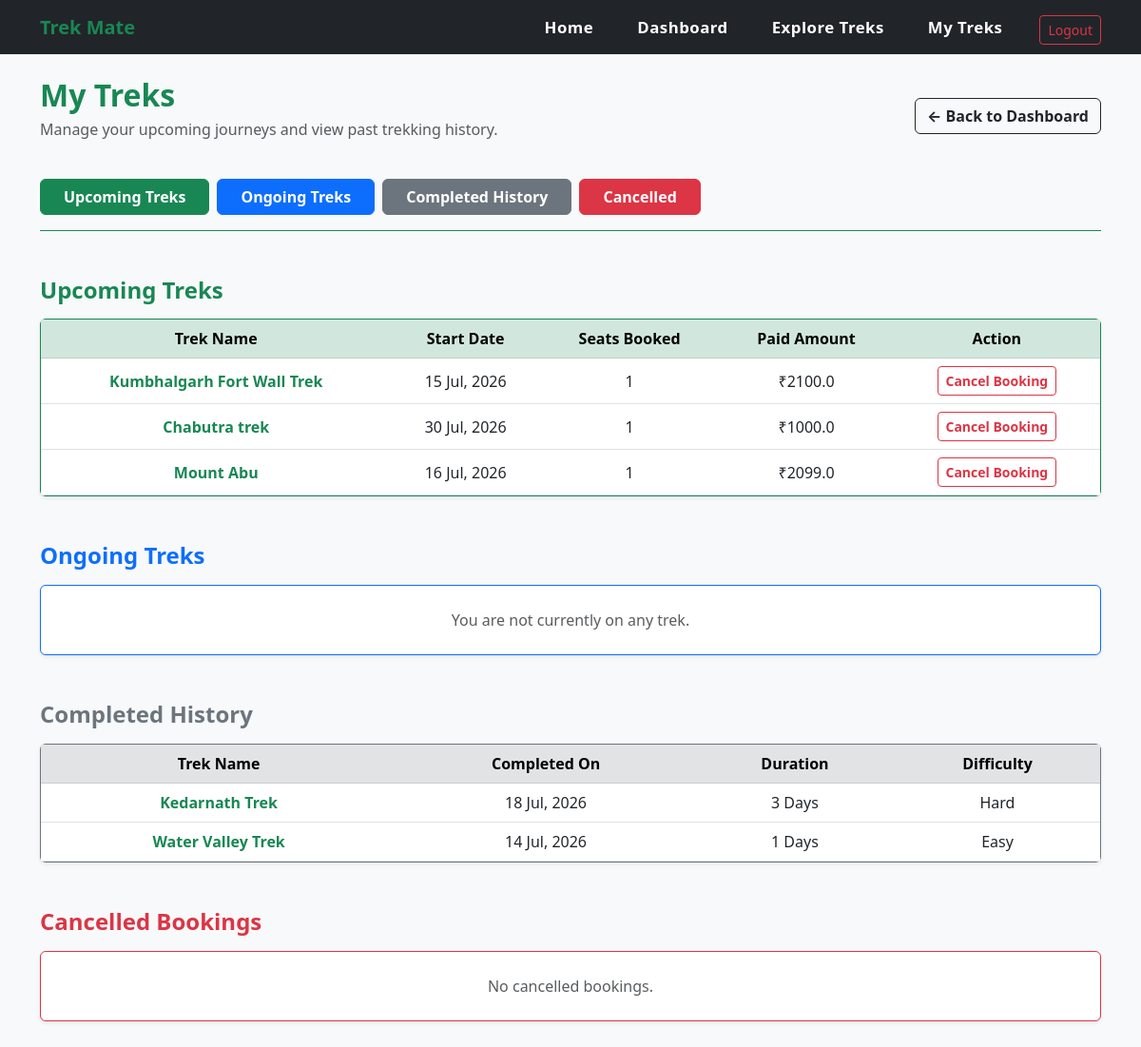
/my_treks (signed in), run on the app's committed database.
### app.py (models this page shows)
class Booking(db.Model):
    __tablename__ = 'trekmate_booking'
    id = db.Column(db.Integer, primary_key=True)
    trek_id = db.Column(db.Integer, db.ForeignKey('trekmate_treks.id'), nullable=False)
    user_id = db.Column(db.Integer, db.ForeignKey('trekmate_user.id'), nullable=False)
    seats_booked = db.Column(db.Integer, nullable=False)
    total_price = db.Column(db.Float, nullable=False)
    booking_date = db.Column(db.DateTime, default=datetime.utcnow)
    booking_status = db.Column(db.String(15), default='Confirmed')

class Trek(db.Model):
    __tablename__ = 'trekmate_treks'
    id = db.Column(db.Integer, primary_key=True)
    name = db.Column(db.String(100), nullable=False)
    location = db.Column(db.String(100), nullable=False)
    state = db.Column(db.String(50), nullable=False)
    country = db.Column(db.String(50), nullable=False, default='India')
    description = db.Column(db.Text, nullable=True)
    duration = db.Column(db.Integer, nullable=False)
    difficulty = db.Column(db.String(20), nullable=False)
    available_slots = db.Column(db.Integer, nullable=False)
    requested_slots = db.Column(db.Integer, nullable=True)
    price = db.Column(db.Float, nullable=False, default=0.0)
    status = db.Column(db.String(15), nullable=False, default='Upcoming')
    start_date = db.Column(db.Date, nullable=False)
    end_date = db.Column(db.Date, nullable=False)
    staff_id = db.Column(db.Integer, db.ForeignKey('trekmate_staff.id'))
    bookings = db.relationship('Booking', backref='trek', lazy=True)

### app.py (the view)
@app.route("/my_treks")
def my_treks():
    if session.get('user_id') == None or session.get('role') != 'trekker':
        flash("Please log in first.", "danger")
        return redirect(url_for('login'))
    user = User.query.get(session['user_id'])
    today = date.today()
    upcoming_bookings = []
    current_bookings = []
    completed_bookings = []
    cancelled_bookings = []
    for booking in user.bookings:
        if booking.booking_status == 'Cancelled' or booking.trek.status == 'Deleted':
            cancelled_bookings.append(booking)
        elif booking.trek.status == 'Completed':
            completed_bookings.append(booking)
        elif booking.trek.status == 'Ongoing':
            current_bookings.append(booking)
        else:
            upcoming_bookings.append(booking)
    return render_template("my_treks.html",
                           upcoming=upcoming_bookings,
                           current=current_bookings,
                           completed=completed_bookings,
                           cancelled=cancelled_bookings)

### templates/my_treks.html (shortened to what this page needs)
{% extends 'base.html' %}
{% block content %}
<div class="container mt-4 mb-5">
    <div class="row mb-4 align-items-center">
        <div class="col-md-8">
            <h2 class="fw-bold text-success mb-1">My Treks</h2>
            <p class="text-muted">Manage your upcoming journeys and view past trekking history.</p>
        </div>
        <div class="col-md-4 text-md-end">
            <a href="{{ url_for('trekker_dashboard') }}" class="btn btn-outline-dark fw-bold">← Back to Dashboard</a>
        </div>
    </div>
    <div class="d-flex flex-wrap gap-2 mb-5 pb-3 border-bottom border-success">
        <a href="#upcoming" class="btn btn-success fw-bold px-4">Upcoming Treks</a>
        <a href="#ongoing" class="btn btn-primary fw-bold px-4">Ongoing Treks</a>
        <a href="#completed" class="btn btn-secondary fw-bold px-4">Completed History</a>
        <a href="#cancelled" class="btn btn-danger fw-bold px-4">Cancelled</a>
    </div>
    <h4 id="upcoming" class="text-success fw-bold mb-3"> Upcoming Treks</h4>
    <div class="card shadow-sm border-success mb-5">
        <div class="card-body p-0 table-responsive custom-table-scroll">
            {% if upcoming %}
                <table class="table table-hover mb-0 text-center align-middle">
                    <thead class="table-success">
                        <tr>
                            <th>Trek Name</th>
                            <th>Start Date</th>
                            <th>Seats Booked</th>
                            <th>Paid Amount</th>
                            <th>Action</th>
                        </tr>
                    </thead>
                    <tbody>
                        {% for booking in upcoming %}
                        <tr>
                            <td class="fw-bold">
                                <a href="{{ url_for('booking_details', booking_id=booking.id) }}" class="text-success text-decoration-none">
                                    {{ booking.trek.name }}
                                </a>
                            </td>
                            <td>{{ booking.trek.start_date.strftime('%d %b, %Y') }}</td>
                            <td>{{ booking.seats_booked }}</td>
                            <td>₹{{ booking.total_price }}</td>
                            <td>
                                <a href="{{ url_for('cancel_booking', booking_id=booking.id) }}"
                                   class="btn btn-outline-danger btn-sm fw-bold"
                                   onclick="return confirm('Cancel this booking? This action cannot be undone.');">
                                   Cancel Booking
                                </a>
                            </td>
                        </tr>
                        {% endfor %}
                    </tbody>
                </table>
            {% else %}
                <div class="p-4 text-center text-muted">No upcoming treks found. Time to plan an adventure!</div>
            {% endif %}
        </div>
    </div>
    <h4 id="ongoing" class="text-primary fw-bold mb-3"> Ongoing Treks</h4>
    <div class="card shadow-sm border-primary mb-5">
        <div class="card-body p-0 table-responsive">
            {% if current %}
                <table class="table table-hover mb-0 text-center align-middle">
                    <thead class="table-primary">
                        <tr>
                            <th>Trek Name</th>
                            <th>Location</th>
                            <th>End Date</th>
                            <th>Status</th>
                        </tr>
                    </thead>
                    <tbody>
                        {% for booking in current %}
                        <tr>
                            <td class="fw-bold">
                                <a href="{{ url_for('booking_details', booking_id=booking.id) }}" class="text-success text-decoration-none">
                                    {{ booking.trek.name }} <i class="bi bi-box-arrow-up-right small"></i>
                                </a>
                            </td>
                            <td>{{ booking.trek.location }}</td>
                            <td>{{ booking.trek.end_date.strftime('%d %b, %Y') }}</td>
                            <td><span class="badge bg-primary">Currently Trekking</span></td>
                        </tr>
                        {% endfor %}
                    </tbody>
                </table>
            {% else %}
                <div class="p-4 text-center text-muted">You are not currently on any trek.</div>
            {% endif %}
        </div>
    </div>
    <h4 id="completed" class="text-secondary fw-bold mb-3"> Completed History</h4>
    <div class="card shadow-sm border-secondary mb-5">
        <div class="card-body p-0 table-responsive">
            {% if completed %}
                <table class="table table-hover mb-0 text-center align-middle">
                    <thead class="table-secondary">
                        <tr>
                            <th>Trek Name</th>
                            <th>Completed On</th>
                            <th>Duration</th>
                            <th>Difficulty</th>
                        </tr>
                    </thead>
                    <tbody>
                        {% for booking in completed %}
                        <tr>
                            <td class="fw-bold">
                                <a href="{{ url_for('booking_details', booking_id=booking.id) }}" class="text-success text-decoration-none">
                                    {{ booking.trek.name }}
                                </a>
                            </td>
                            <td>{{ booking.trek.end_date.strftime('%d %b, %Y') }}</td>
                            <td>{{ booking.trek.duration }} Days</td>
                            <td>{{ booking.trek.difficulty }}</td>
                        </tr>
                        {% endfor %}
                    </tbody>
                </table>
            {% else %}
                <div class="p-4 text-center text-muted">You haven't completed any treks yet.</div>
            {% endif %}
        </div>
    </div>
    <h4 id="cancelled" class="text-danger fw-bold mb-3"> Cancelled Bookings</h4>
    <div class="card shadow-sm border-danger mb-5">
        <div class="card-body p-0 table-responsive">
            {% if cancelled %}
                <table class="table table-hover mb-0 text-center align-middle">
                    <thead class="table-danger">
                        <tr>
                            <th>Booking ID</th>
                            <th>Trek Name</th>
                            <th>Refunded Amount</th>
                            <th>Status</th>
                        </tr>
                    </thead>
                    <tbody>
                        {% for booking in cancelled %}
                        <tr class="opacity-75">
                            <td>#BKG-{{ booking.id }}</td>
                            <td class="fw-bold">
                                <a href="{{ url_for('booking_details', booking_id=booking.id) }}" class="text-success text-decoration-none">
                                    {{ booking.trek.name }} <i class="bi bi-box-arrow-up-right small"></i>
                                </a>
                            </td>
                            <td>₹{{ booking.total_price }}</td>
                            <td><span class="badge bg-danger">Cancelled</span></td>
                        </tr>
                        {% endfor %}
                    </tbody>
                </table>
            {% else %}
                <div class="p-4 text-center text-muted">No cancelled bookings.</div>
            {% endif %}
        </div>
    </div>
</div>
{% endblock %}

### data on the page
Booking: trek.name "Kumbhalgarh Fort Wall Trek", trek.start_date "15 Jul, 2026", seats_booked "1", total_price "2100.0"
Booking: trek.name "Chabutra trek", trek.start_date "30 Jul, 2026", seats_booked "1", total_price "1000.0"
Booking: trek.name "Mount Abu", trek.start_date "16 Jul, 2026", seats_booked "1", total_price "2099.0"
Booking: trek.name "Kedarnath Trek", trek.end_date "18 Jul, 2026", trek.duration "3", trek.difficulty "Hard"
Booking: trek.name "Water Valley Trek", trek.end_date "14 Jul, 2026", trek.duration "1", trek.difficulty "Easy"
